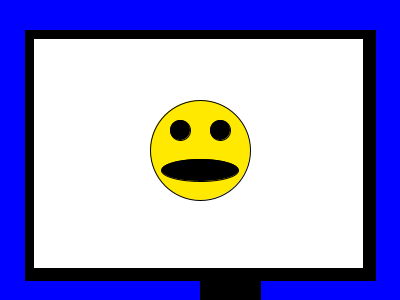
Frame 1 (no input)
Frame 60 (the mouse pressed at the canvas centre just before this capture): identical to frame 1, image omitted
Frame 120 (the mouse held since frame 60 and released just before this capture): identical to frame 1, image omitted

The Processing sketch that drew this single still picture (run headless with seeded random() and noise(); from frame 60 on, the mouse is pressed at the canvas centre):

// Processing sketch: processing_127082
// ── processing_127082.pde

int counter;

void setup() {  //setup function called initially, only once
  
  size(400, 300);
  background(0,0,255);  //set background white
  
}

void draw() {  //draw function loops 

  fill(0,0,0);
  rect(200,250,60,110);
  
  fill(0,0,0);
  rect(25,30,350,250);
  
  fill(255,255,255);
  rect(33,38,330,230);

  fill(255,233,0);
  ellipse(200,150,100,100);
  
  fill(0,0,0);
  ellipse(200,170,77,22);
  
  fill(0,0,0);
  ellipse(180,130,20,20);
  
  fill(0,0,0);
  ellipse(220,130,20,20);
  
}
